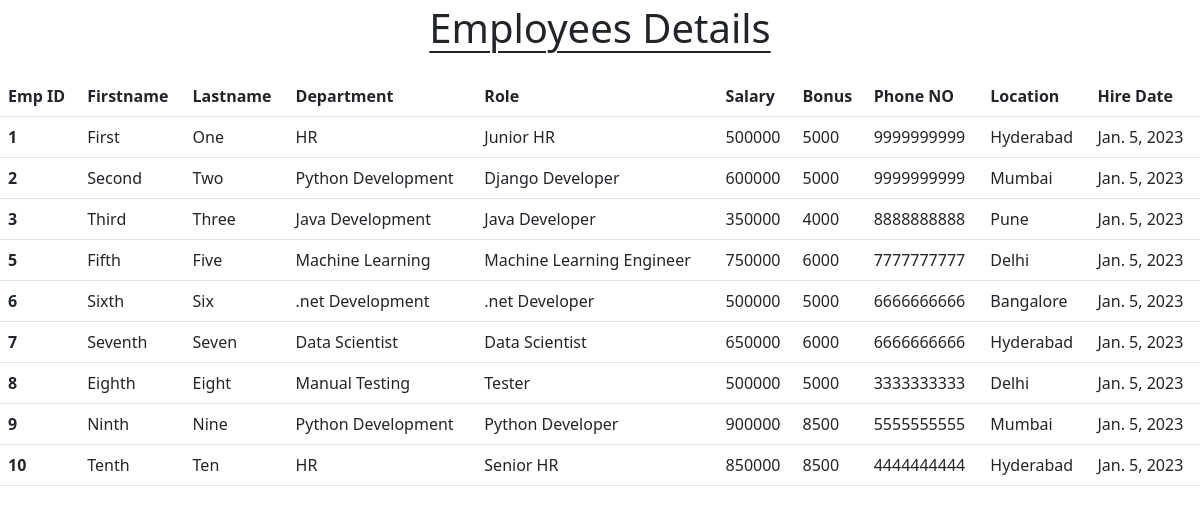
The app's page /all-emp with its own data.
### emp_app/models.py (models this page shows, shortened)
class Employee(models.Model):
    emp_id = models.AutoField(primary_key=True)
    first_name = models.CharField(max_length=50, null=False)
    last_name = models.CharField(max_length=50)
    dept = models.ForeignKey(Department, on_delete=models.CASCADE)
    salary = models.IntegerField(default=0)
    bonus = models.IntegerField(default=0)
    role = models.ForeignKey(Role, on_delete=models.CASCADE)
    phone_num = models.IntegerField(default=0)
    hire_date = models.DateField()

class Department(models.Model):
    name = models.CharField(max_length=50, null=False)
    location = models.CharField(max_length=100)

class Role(models.Model):
    name = models.CharField(max_length=50, null=False)

### emp_app/views.py (the view)
# urls.py: path('all-emp', views.allEmp, name='all-emp'),
def allEmp(request):
    emps = Employee.objects.all()
    context = {
        'emps' : emps
    }
    return render(request, 'all_emp.html', context)

### emp_app/templates/all_emp.html (shortened to what this page needs)
<!doctype html>
<html lang="en">
  <head>
    <link href="https://cdn.jsdelivr.net/npm/bootstrap@5.3.0-alpha1/dist/css/bootstrap.min.css" rel="stylesheet">
  </head>
  <body>
    <h1 class="text-center AED my-1">Employees Details</h1>
    <table class="table my-4">
      <thead>
        <tr>
          <th scope="col">Emp ID</th>
            <th scope="col">Firstname</th>
            <th scope="col">Lastname</th>
            <th scope="col">Department</th>
            <th scope="col">Role</th>
            <th scope="col">Salary</th>
            <th scope="col">Bonus</th>
            <th scope="col">Phone NO</th>
            <th scope="col">Location</th>
            <th scope="col">Hire Date</th>
          </tr>
        </thead>
        <tbody>
          {% for emp in emps %}
          <tr>
            <th scope="row">{{emp.emp_id}}</th>
            <td>{{emp.first_name}}</td>
            <td>{{emp.last_name}}</td>
            <td>{{emp.dept.name}}</td>
            <td>{{emp.role.name}}</td>
            <td>{{emp.salary}}</td>
            <td>{{emp.bonus}}</td>
            <td>{{emp.phone_num}}</td>
            <td>{{emp.dept.location}}</td>
            <td>{{emp.hire_date}}</td>
          </tr>
          {% endfor %}
        </tbody>
      </table>
  </body>
</html>

### emp_app/templates/all_emp.html (style rules this page uses)
.AED { text-decoration: underline; text-underline-offset: 0.5rem; text-decoration-thickness: 0.15rem; }

### records on screen
Employee: emp_id "1", first_name "First", last_name "One", dept.name "HR", role.name "Junior HR", salary "500000", bonus "5000", phone_num "9999999999", dept.location "Hyderabad", hire_date "Jan. 5, 2023"
Employee: emp_id "2", first_name "Second", last_name "Two", dept.name "Python Development", role.name "Django Developer", salary "600000", bonus "5000", phone_num "9999999999", dept.location "Mumbai", hire_date "Jan. 5, 2023"
Employee: emp_id "3", first_name "Third", last_name "Three", dept.name "Java Development", role.name "Java Developer", salary "350000", bonus "4000", phone_num "8888888888", dept.location "Pune", hire_date "Jan. 5, 2023"
Employee: emp_id "5", first_name "Fifth", last_name "Five", dept.name "Machine Learning", role.name "Machine Learning Engineer", salary "750000", bonus "6000", phone_num "7777777777", dept.location "Delhi", hire_date "Jan. 5, 2023"
Employee: emp_id "6", first_name "Sixth", last_name "Six", dept.name ".net Development", role.name ".net Developer", salary "500000", bonus "5000", phone_num "6666666666", dept.location "Bangalore", hire_date "Jan. 5, 2023"
Employee: emp_id "7", first_name "Seventh", last_name "Seven", dept.name "Data Scientist", role.name "Data Scientist", salary "650000", bonus "6000", phone_num "6666666666", dept.location "Hyderabad", hire_date "Jan. 5, 2023"
Employee: emp_id "8", first_name "Eighth", last_name "Eight", dept.name "Manual Testing", role.name "Tester", salary "500000", bonus "5000", phone_num "3333333333", dept.location "Delhi", hire_date "Jan. 5, 2023"
Employee: emp_id "9", first_name "Ninth", last_name "Nine", dept.name "Python Development", role.name "Python Developer", salary "900000", bonus "8500", phone_num "5555555555", dept.location "Mumbai", hire_date "Jan. 5, 2023"
Employee: emp_id "10", first_name "Tenth", last_name "Ten", dept.name "HR", role.name "Senior HR", salary "850000", bonus "8500", phone_num "4444444444", dept.location "Hyderabad", hire_date "Jan. 5, 2023"
